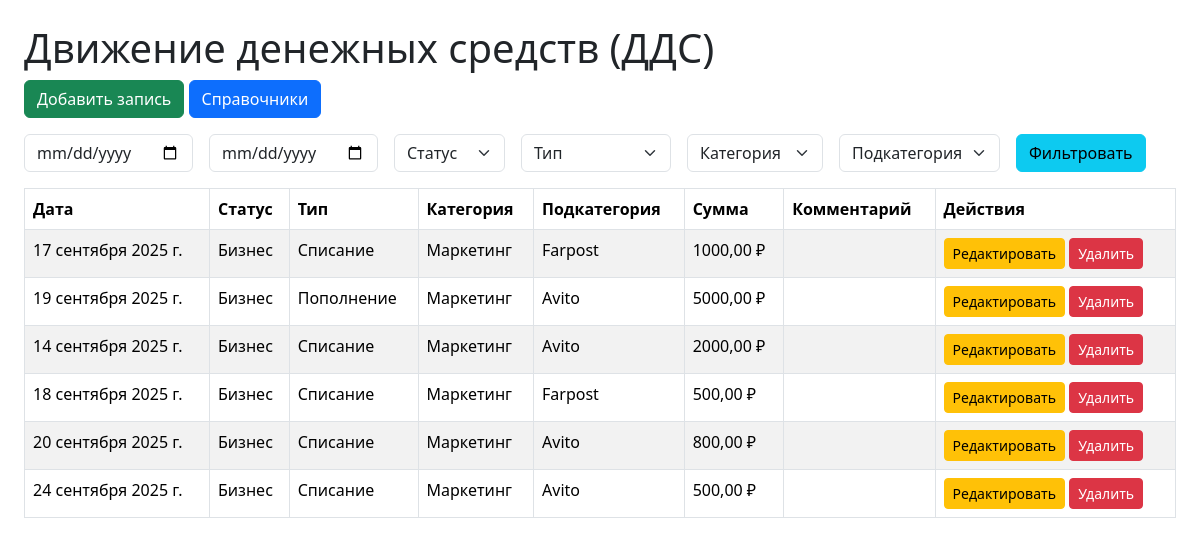
The page / on the database its author committed.
### dds_app/models.py (models this page shows, shortened)
class CashFlow(models.Model):
    date = models.DateField("Дата")
    status = models.ForeignKey(Status, on_delete=models.CASCADE, verbose_name="Статус")
    type = models.ForeignKey(Type, on_delete=models.CASCADE, verbose_name="Тип")
    category = models.ForeignKey(Category, on_delete=models.CASCADE, verbose_name="Категория")
    subcategory = models.ForeignKey(SubCategory, on_delete=models.CASCADE, verbose_name="Подкатегория")
    amount = models.DecimalField("Сумма", max_digits=10, decimal_places=2)
    comment = models.TextField("Комментарий", blank=True)

class Status(models.Model):
    name = models.CharField("Название статуса", max_length=50)
    class Meta:
        verbose_name = "Статус"
        verbose_name_plural = "Статусы"

class Type(models.Model):
    name = models.CharField("Тип", max_length=50)
    class Meta:
        verbose_name = "Тип"
        verbose_name_plural = "Типы"

class Category(models.Model):
    name = models.CharField("Категория", max_length=100)
    type = models.ForeignKey(Type, on_delete=models.CASCADE, related_name='categories')

class SubCategory(models.Model):
    name = models.CharField("Подкатегория", max_length=100)
    category = models.ForeignKey(Category, on_delete=models.CASCADE, related_name='subcategories')

### dds_app/views.py (the view)
# urls.py: path('', views.index, name='index'),
def index(request):
    cashflows = CashFlow.objects.all()
    date_from = request.GET.get('date_from')
    date_to = request.GET.get('date_to')
    status_id = request.GET.get('status')
    type_id = request.GET.get('type')
    category_id = request.GET.get('category')
    subcategory_id = request.GET.get('subcategory')
    if date_from:
        cashflows = cashflows.filter(date__gte=date_from)
    if date_to:
        cashflows = cashflows.filter(date__lte=date_to)
    if status_id:
        cashflows = cashflows.filter(status_id=status_id)
    if type_id:
        cashflows = cashflows.filter(type_id=type_id)
    if category_id:
        cashflows = cashflows.filter(category_id=category_id)
    if subcategory_id:
        cashflows = cashflows.filter(subcategory_id=subcategory_id)
    context = {
        'cashflows': cashflows,
        'statuses': Status.objects.all(),
        'types': Type.objects.all(),
        'categories': Category.objects.all(),
        'subcategories': SubCategory.objects.all()
    }
    return render(request, 'dds_app/index.html', context)

### dds_app/templates/dds_app/index.html (shortened to what this page needs)
{% load static %}
<!DOCTYPE html>
<html lang="ru">
<head>
    <link href="https://cdn.jsdelivr.net/npm/bootstrap@5.3.1/dist/css/bootstrap.min.css" rel="stylesheet">
</head>
<body class="p-4">
<h1>Движение денежных средств (ДДС)</h1>
<a href="{% url 'dds_app:add' %}" class="btn btn-success mb-3">Добавить запись</a>
<a href="{% url 'dds_app:catalog' %}" class="btn btn-primary mb-3">Справочники</a>
<form method="get" class="row g-3 mb-3">
    <div class="col-auto">
        <input type="date" name="date_from" class="form-control" placeholder="Дата от">
    </div>
    <div class="col-auto">
        <input type="date" name="date_to" class="form-control" placeholder="Дата до">
    </div>
    <div class="col-auto">
        <select name="status" class="form-select">
            <option value="">Статус</option>
        </select>
    </div>
    <div class="col-auto">
        <select name="type" class="form-select">
            <option value="">Тип</option>
        </select>
    </div>
    <div class="col-auto">
        <select name="category" class="form-select">
            <option value="">Категория</option>
        </select>
    </div>
    <div class="col-auto">
        <select name="subcategory" class="form-select">
            <option value="">Подкатегория</option>
        </select>
    </div>
    <div class="col-auto">
        <button type="submit" class="btn btn-info">Фильтровать</button>
    </div>
</form>
<table class="table table-bordered table-striped">
    <thead>
        <tr>
            <th>Дата</th>
            <th>Статус</th>
            <th>Тип</th>
            <th>Категория</th>
            <th>Подкатегория</th>
            <th>Сумма</th>
            <th>Комментарий</th>
            <th>Действия</th>
        </tr>
    </thead>
    <tbody>
        {% for cf in cashflows %}
        <tr>
            <td>{{ cf.date }}</td>
            <td>{{ cf.status.name }}</td>
            <td>{{ cf.type.name }}</td>
            <td>{{ cf.category.name }}</td>
            <td>{{ cf.subcategory.name }}</td>
            <td>{{ cf.amount }} ₽</td>
            <td>{{ cf.comment }}</td>
            <td>
                <a href="{% url 'dds_app:edit' cf.id %}" class="btn btn-sm btn-warning">Редактировать</a>
                <a href="{% url 'dds_app:delete' cf.id %}" class="btn btn-sm btn-danger">Удалить</a>
            </td>
        </tr>
        {% endfor %}
    </tbody>
</table>
</body>
</html>

### rows shown on the page
CashFlow: date "17 сентября 2025 г.", status.name "Бизнес", type.name "Списание", category.name "Маркетинг", subcategory.name "Farpost", amount "1000,00"
CashFlow: date "19 сентября 2025 г.", status.name "Бизнес", type.name "Пополнение", category.name "Маркетинг", subcategory.name "Avito", amount "5000,00"
CashFlow: date "14 сентября 2025 г.", status.name "Бизнес", type.name "Списание", category.name "Маркетинг", subcategory.name "Avito", amount "2000,00"
CashFlow: date "18 сентября 2025 г.", status.name "Бизнес", type.name "Списание", category.name "Маркетинг", subcategory.name "Farpost", amount "500,00"
CashFlow: date "20 сентября 2025 г.", status.name "Бизнес", type.name "Списание", category.name "Маркетинг", subcategory.name "Avito", amount "800,00"
CashFlow: date "24 сентября 2025 г.", status.name "Бизнес", type.name "Списание", category.name "Маркетинг", subcategory.name "Avito", amount "500,00"
